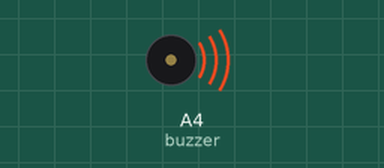
Simulated run of this sketch. Board: Arduino Uno, built with avr-gcc and run on an emulated ATmega328P. On the bench: buzzer (waves = sounding).

Above: at 0.1 s.
At 86.1 s:
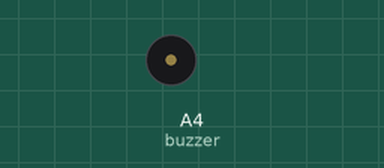
Timing chart, 0 to 87.6 s (numbered marks = the images above):
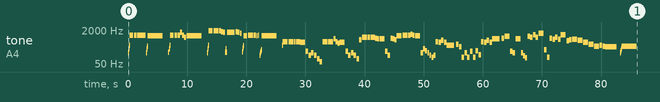

The sketch:

Four_Unspeakables.ino
```cpp
// GENSHIN IMPACT 博士 專屬主題 BGM "四不可說" / Il Dottore's Theme OST "Four Unspeakables"

#include <avr/pgmspace.h>

#define NOTE_B0  31
#define NOTE_C1  33
#define NOTE_CS1 35
#define NOTE_D1  37
#define NOTE_DS1 39
#define NOTE_E1  41
#define NOTE_F1  44
#define NOTE_FS1 46
#define NOTE_G1  49
#define NOTE_GS1 52
#define NOTE_A1  55
#define NOTE_AS1 58
#define NOTE_B1  62
#define NOTE_C2  65
#define NOTE_CS2 69
#define NOTE_D2  73
#define NOTE_DS2 78
#define NOTE_E2  82
#define NOTE_F2  87
#define NOTE_FS2 93
#define NOTE_G2  98
#define NOTE_GS2 104
#define NOTE_A2  110
#define NOTE_AS2 117
#define NOTE_B2  123
#define NOTE_C3  131
#define NOTE_CS3 139
#define NOTE_D3  147
#define NOTE_DS3 156
#define NOTE_E3  165
#define NOTE_F3  175
#define NOTE_FS3 185
#define NOTE_G3  196
#define NOTE_GS3 208
#define NOTE_A3  220
#define NOTE_AS3 233
#define NOTE_B3  247
#define NOTE_C4  262
#define NOTE_CS4 277
#define NOTE_D4  294
#define NOTE_DS4 311
#define NOTE_E4  330
#define NOTE_F4  349
#define NOTE_FS4 370
#define NOTE_G4  392
#define NOTE_GS4 415
#define NOTE_A4  440
#define NOTE_AS4 466
#define NOTE_B4  494
#define NOTE_C5  523
#define NOTE_CS5 554
#define NOTE_D5  587
#define NOTE_DS5 622
#define NOTE_E5  659
#define NOTE_F5  698
#define NOTE_FS5 740
#define NOTE_G5  784
#define NOTE_GS5 831
#define NOTE_A5  880
#define NOTE_AS5 932
#define NOTE_B5  988
#define NOTE_C6  1047
#define NOTE_CS6 1109
#define NOTE_D6  1175
#define NOTE_DS6 1245
#define NOTE_E6  1319
#define NOTE_F6  1397
#define NOTE_FS6 1480
#define NOTE_G6  1568
#define NOTE_GS6 1661
#define NOTE_A6  1760
#define NOTE_AS6 1865
#define NOTE_B6  1976
#define NOTE_C7  2093
#define NOTE_CS7 2217
#define NOTE_D7  2349
#define NOTE_DS7 2489
#define NOTE_E7  2637
#define NOTE_F7  2794
#define NOTE_FS7 2960
#define NOTE_G7  3136
#define NOTE_GS7 3322
#define NOTE_A7  3520
#define NOTE_AS7 3729
#define NOTE_B7  3951
#define NOTE_C8  4186
#define NOTE_CS8 4435
#define NOTE_D8  4699
#define NOTE_DS8 4978
#define NOTE_E8  5274
#define NOTE_F8  5588
#define NOTE_FS8 5920
#define NOTE_G8  6272
#define NOTE_GS8 6645
#define NOTE_A8  7074
#define NOTE_AS8 7459
#define NOTE_B8  7902
#define REST 0

int tempo = 85;
int buzzer = A4;

const int melody[] PROGMEM = {
  NOTE_E3,32,NOTE_C4,32,NOTE_G4,32,NOTE_CS6,4,REST,32,NOTE_CS6,6,NOTE_CS6,6,NOTE_CS6,8,NOTE_CS6,8,NOTE_CS6,8,NOTE_E3,32,NOTE_C4,32,NOTE_F4,32,NOTE_C6,1,REST,4,
  NOTE_F3,32,NOTE_C4,32,NOTE_G4,32,NOTE_CS6,4,REST,32,NOTE_CS6,6,NOTE_CS6,6,NOTE_G6,8,NOTE_CS6,8,NOTE_AS5,8,NOTE_C6,1,REST,4,
  NOTE_E3,32,NOTE_C4,32,NOTE_G4,32,NOTE_AS6,4,REST,32,NOTE_AS6,6,NOTE_AS6,6,NOTE_AS6,8,NOTE_GS6,8,NOTE_G6,8,NOTE_F3,32,NOTE_C4,32,NOTE_F3,32,NOTE_G6,2,REST,32,
  NOTE_GS6,8,NOTE_G6,8,NOTE_F6,8,NOTE_FS3,32,NOTE_CS4,32,NOTE_FS4,32,NOTE_C6,4,REST,32,NOTE_CS6,3,NOTE_CS6,6,NOTE_C6,12,NOTE_CS6,12,NOTE_C3,32,NOTE_E3,32,NOTE_G3,32,NOTE_AS3,32,NOTE_C6,1,REST,4,

  NOTE_G4,32,NOTE_CS5,3,NOTE_CS5,6,NOTE_CS5,6,NOTE_CS5,8,NOTE_CS5,8,NOTE_CS5,8,NOTE_C5,3,NOTE_G3,6,NOTE_C3,6,NOTE_E3,6,NOTE_C3,6,NOTE_F2,6,NOTE_C2,6,
  NOTE_CS5,3,NOTE_CS5,6,NOTE_CS5,6,NOTE_G5,8,NOTE_CS5,8,NOTE_AS4,8,NOTE_C5,3,NOTE_G3,6,NOTE_C3,6,NOTE_E3,6,NOTE_C3,6,NOTE_F2,6,NOTE_F5,6,
  NOTE_AS5,3,NOTE_AS5,6,NOTE_AS5,6,NOTE_AS5,8,NOTE_GS5,8,NOTE_G5,8,NOTE_G5,3,NOTE_G3,6,NOTE_C3,6,NOTE_GS5,8,NOTE_G5,8,NOTE_F5,8,NOTE_C6,3,NOTE_CS6,3,NOTE_CS6,6,NOTE_DS6,8,NOTE_CS6,8,NOTE_C6,3,NOTE_E3,6,NOTE_C4,8,NOTE_GS3,8,NOTE_E3,8,NOTE_C3,8,NOTE_GS2,8,NOTE_C3,8,
  NOTE_CS5,6,NOTE_C5,6,NOTE_E5,6,NOTE_C5,6,NOTE_G4,2,REST,16,NOTE_GS4,6,NOTE_E4,6,NOTE_GS2,6,NOTE_E3,6,NOTE_GS2,6,NOTE_G3,6,NOTE_GS2,6,NOTE_GS3,6,NOTE_CS3,6,NOTE_CS5,6,NOTE_C5,6,NOTE_E5,6,NOTE_C5,6,NOTE_G5,2,REST,16,NOTE_GS5,6,NOTE_B5,3,NOTE_G3,6,NOTE_E3,6,NOTE_G5,3,NOTE_E3,8,NOTE_B2,8,NOTE_G2,8,
  NOTE_B5,6,NOTE_AS5,6,NOTE_D6,6,NOTE_AS5,6,NOTE_F6,3,NOTE_AS3,6,NOTE_GS2,6,NOTE_GS5,6,NOTE_FS5,6,NOTE_AS5,6,NOTE_FS5,6,NOTE_D6,3,NOTE_DS5,6,NOTE_F5,6,NOTE_FS5,3,NOTE_E5,3,NOTE_C5,3,NOTE_GS4,3,NOTE_F4,3,NOTE_G4,6,NOTE_F4,6,NOTE_E4,-2,REST,8,NOTE_E3,32,NOTE_GS3,32,NOTE_C4,32,NOTE_F4,1,
};

int notes = sizeof(melody) / sizeof(melody[0]) / 2;
int wholenote = (60000 * 4) / tempo;

void playMelody(const int melody[], int notes, int wholenote) {
  for (int thisNote = 0; thisNote < notes * 2; thisNote += 2) {

    int pitch = pgm_read_word(&melody[thisNote]);
    int divider = pgm_read_word(&melody[thisNote + 1]);

    int noteDuration;

    if (divider > 0) {
      // 正常音符
      noteDuration = wholenote / divider;
    } else {
      // 負音符（1.5倍）
      noteDuration = wholenote / abs(divider);
      noteDuration = noteDuration * 1.5;
    }

    tone(buzzer, pitch, noteDuration * 0.9);
    delay(noteDuration);
    noTone(buzzer);
  }
}

void setup() {
  playMelody(melody, notes, wholenote);
}

void loop() {
  //花了一小時多吧，做的很粗糙，RIP Dottore
  //參考下面影片做的
  //https://www.bilibili.com/video/BV13sG76PEAc/?share_source=copy_web
}
```
